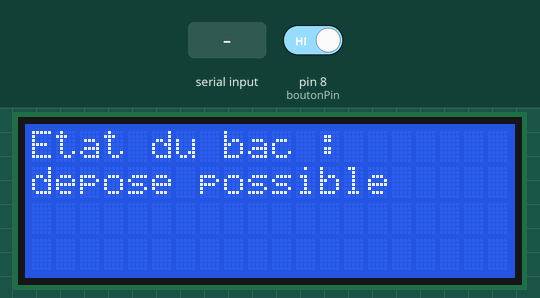
Recording of a sketch running on a simulated Arduino Uno, built with avr-gcc and run on an emulated ATmega328P. On the bench: 20×4 character LCD. The inputs (shaded band) are chosen by the test bench; at power-on: pin 8 (boutonPin) HIGH. What the sketch prints to the serial monitor is not drawn.

Above: at 1.2 s.
1.3 s: "1\n" received over the second serial link
At 2.3 s:
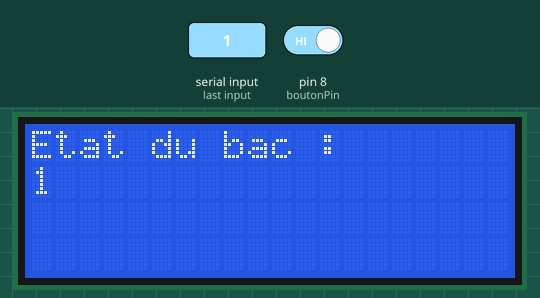
2.8 s: "0\n" received over the second serial link
At 3.4 s:
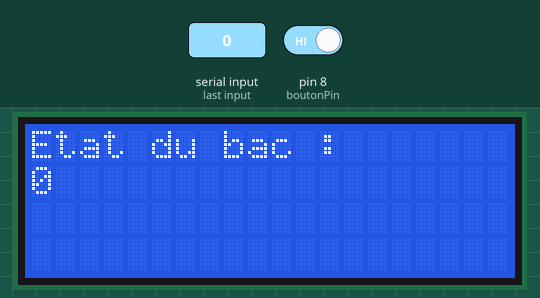
4.3 s: pin 8 (boutonPin) driven LOW
At 5.1 s:
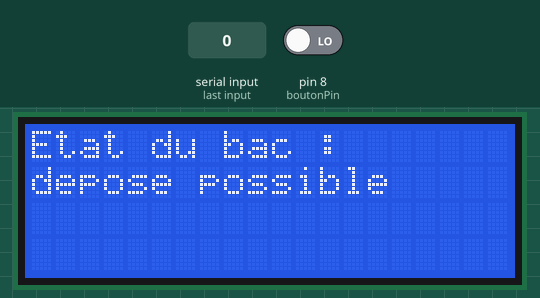
Timing chart, 0 to 7.3 s (numbered marks = the images above; inputs shaded):
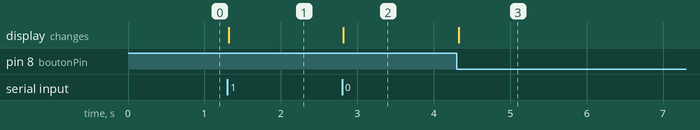

The sketch:

bouton.ino
```cpp
#include <SoftwareSerial.h>
#include <Wire.h>
#include <LiquidCrystal_I2C.h>

SoftwareSerial bluetoothSerial(2, 3); // RX, TX (broches pour la communication Bluetooth)

LiquidCrystal_I2C lcd(0x27, 20, 4); // Définit le type d'écran lcd 16 x 2

const int boutonPin = 8; // Broche du bouton
bool boutonPresse = false; // Indicateur de l'état du bouton (pressé ou non pressé)

bool affichageInitial = true; // Indicateur pour l'affichage initial

void setup() {
  lcd.init(); // Initialisation de l'afficheur LCD
  lcd.backlight();

  bluetoothSerial.begin(9600); // Démarre la communication série Bluetooth à 9600 bauds
  Serial.begin(9600); // Démarre la communication série avec l'ordinateur à 9600 bauds

  pinMode(boutonPin, INPUT); // Configure la broche du bouton en entrée sans résistance de pull-up interne

  // Affichage initial
  lcd.setCursor(0, 0);
  lcd.print("Etat du bac :");
  lcd.setCursor(0, 1);
  lcd.print("depose possible");
}

void loop() {
  // Lecture de l'état du bouton
  int boutonEtat = digitalRead(boutonPin);

  // Vérifier si le bouton a été pressé
  if (boutonEtat == LOW && !boutonPresse) {
    // Le bouton a été pressé, réinitialiser l'affichage
    Serial.println("Bouton pressé");
    affichageInitial = true;
    boutonPresse = true;
  }

  // Vérifier si le bouton a été relâché
  if (boutonEtat == HIGH && boutonPresse) {
    boutonPresse = false;
  }

  // Réinitialiser l'affichage si le bouton a été pressé
  if (affichageInitial) {
    lcd.setCursor(0, 1);
    lcd.print("                "); // Efface le message précédent
    lcd.setCursor(0, 1);
    lcd.print("depose possible"); // Réaffiche le message initial
    affichageInitial = false;
  }

  // Vérifier si un message est disponible via Bluetooth
  if (bluetoothSerial.available()) {
    String message = bluetoothSerial.readStringUntil('\n');
    lcd.clear();
    lcd.setCursor(0, 0);
    lcd.print("Etat du bac :");
    lcd.setCursor(0, 1);
    lcd.print(message);
    Serial.println(message);
  }
}
```

Measured:
- after the input at 1.3 s, the display: changes at once (image 1)
- after the input at 2.8 s, the display: changes at once (image 2)
- after the input at 4.3 s, the display: changes at once (image 3)
